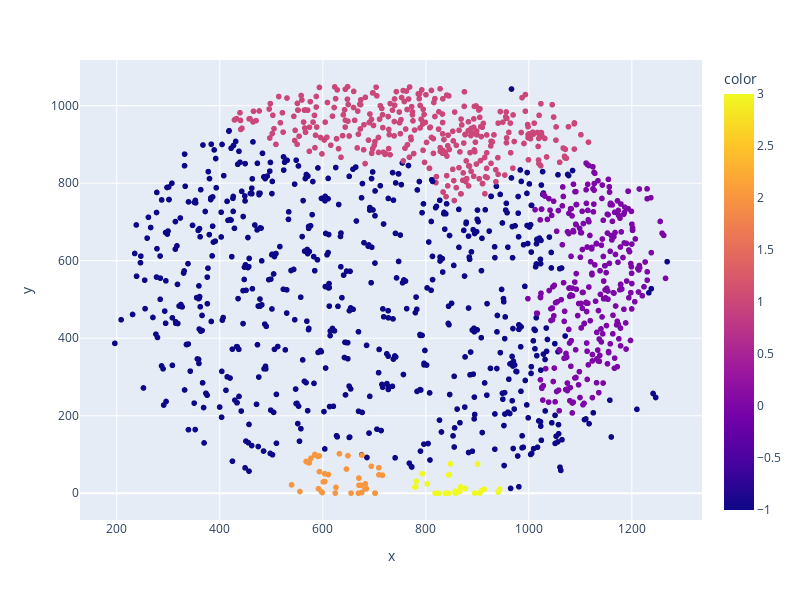

Notebook cell for this chart:
### Markdown cell above
### Experiment with simple density-based clustering

### Code cell
import numpy as np
from sklearn.cluster import DBSCAN

# pull data for timepoint
t_ind = 15
t_filter = nucleus_df["t"]==t_ind
t_df = nucleus_df.loc[t_filter]

# do clustering
coords_rad = t_df[["theta", "phi"]].to_numpy()
# coords_rad = np.radians(coords_deg)

# angular neighborhood of, say, 8 degrees:
eps_deg = 6
eps_rad = np.deg2rad(eps_deg)

db = DBSCAN(eps=eps_rad, min_samples=25, metric='haversine').fit(coords_rad)
labels = db.labels_ 

fig = px.scatter(t_df, x="x", y="y", color=labels)
fig.update_layout(
    autosize=False,  # Set to False to manually control size
    width=800,       # Set the width in pixels
    height=600       # Set the height in pixels
)
fig.show()

### Figure 1 — Plotly figure (JSON) as saved in the notebook; plotly's stock layout.template omitted (floating-point values rounded to 4 significant figures; data arrays with more than 128 entries replaced by an {"elided": "..."} marker saying what was removed)
{"data": [{"hovertemplate": "x=%{x}<br>y=%{y}<br>color=%{marker.color}<extra></extra>", "legendgroup": "", "marker": {"color": {"elided": "1372 int values"}, "coloraxis": "coloraxis", "symbol": "circle"}, "mode": "markers", "name": "", "showlegend": false, "type": "scattergl", "x": {"elided": "1372 float values"}, "xaxis": "x", "y": {"elided": "1372 float values"}, "yaxis": "y"}], "layout": {"autosize": false, "coloraxis": {"colorbar": {"title": {"text": "color"}}, "colorscale": [[0, "#0d0887"], [0.1111, "#46039f"], [0.2222, "#7201a8"], [0.3333, "#9c179e"], [0.4444, "#bd3786"], [0.5556, "#d8576b"], [0.6667, "#ed7953"], [0.7778, "#fb9f3a"], [0.8889, "#fdca26"], [1, "#f0f921"]]}, "height": 600, "legend": {"tracegroupgap": 0}, "margin": {"t": 60}, "width": 800, "xaxis": {"anchor": "y", "autorange": true, "domain": [0, 1], "range": [128.6, 1336.0], "title": {"text": "x"}, "type": "linear"}, "yaxis": {"anchor": "x", "autorange": true, "domain": [0, 1], "range": [-68.94, 1118.0], "title": {"text": "y"}, "type": "linear"}}}
